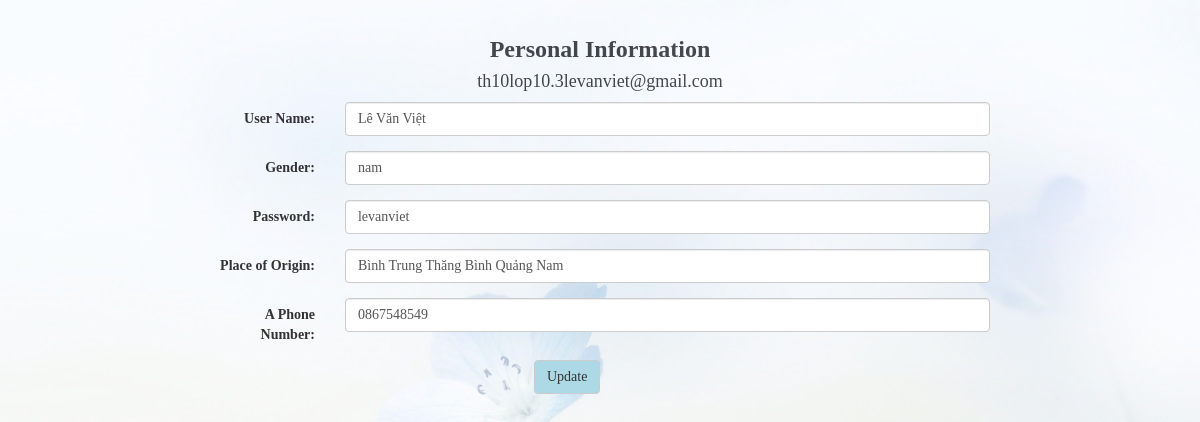
The app's page /PHP/users/update_info.php (signed in), older data.
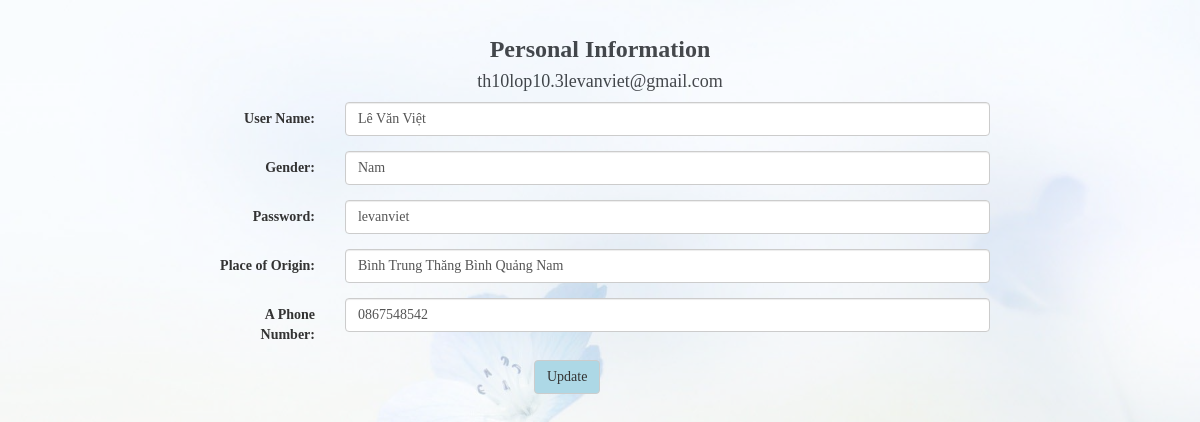
The same page, newer data.
### tables this page shows
CREATE TABLE `users` (
  `Email` varchar(50) NOT NULL,
  `UserName` varchar(100) DEFAULT NULL,
  `Gender` varchar(50) DEFAULT NULL,
  `Passwords` varchar(100) DEFAULT NULL,
  `Place_of_origin` varchar(200) DEFAULT NULL,
  `A_phone_number` varchar(50) DEFAULT NULL,
  `Users_status` varchar(50) NOT NULL
);

### PHP/libs/helper.php (called while the page is built, shortened)
<?php
class Database
{
    private static $dsn = 'mysql:host=localhost;dbname=quan_ly_thu_vien';
    private static $username = "root";
    private static $password = "";
    private static $con = null;
    public static function db_connect()
    {
        try {
            if (is_null(self::$con)) {
                self::$con = new PDO(self::$dsn, self::$username, self::$password);
                self::$con->setAttribute(PDO::ATTR_ERRMODE, PDO::ERRMODE_WARNING);
            }
        } catch (PDOException $e) {
            $error_message = $e->getMessage();
            include_once '../errors/database_error.php';
        }
    }
    public static function db_disconnect()
    {
        if (!is_null(self::$con)) {
            self::$con = null;
        }
    }
    public static function db_get_list($sql = '')
    {
        if (!is_null(self::$con)) {
            $result = self::$con->prepare($sql);
            $result->execute();
            if ($result->rowCount() > 0) {
                $rows = $result->fetchAll();
                return $rows;
            }
        }
        return false;
    }
}

### PHP/users/update_info.php (the view, shortened to what this page needs)
<?php
include('../libs/helper.php');
?>
<!DOCTYPE html>
<html lang="en">
<head>
    <link rel="stylesheet" href="https://cdnjs.cloudflare.com/ajax/libs/font-awesome/6.4.2/css/all.min.css">
    <link rel="stylesheet" href="https://maxcdn.bootstrapcdn.com/bootstrap/3.4.1/css/bootstrap.min.css">
    <link rel="stylesheet" href="../../CSS/update_infor.css">
</head>
<body>
    <?php
    $email = $_SESSION['email'];
    $sql_select_info_users = "SELECT * FROM users where Email = '$email'";
    if (Database::db_execute($sql_select_info_users)) {
        $info_users = Database::db_get_list($sql_select_info_users);
        foreach ($info_users as $user) {
            $username = $user["UserName"];
            $gender = $user["Gender"];
            $password = $user["Passwords"];
            $place_of_origin = $user["Place_of_origin"];
            $a_phone_number = $user["A_phone_number"];
        }
    }
    ?>
    <div class="update">
        <div id="update">
            <div class="title">
                <h3><b>Personal Information</b></h3>
                <h4><?php echo $email ?></h4>
            </div>
            <div>
                <form class="form-horizontal" action="" method="post">
                    <div class="form-group">
                        <label class="control-label col-sm-2" for="email">User Name:</label>
                        <div class="col-sm-10">
                            <input type="text" class="form-control" value="<?php echo $username ?>" name="username" required>
                        </div>
                    </div>
                    <div class="form-group">
                        <label class="control-label col-sm-2" for="email">Gender:</label>
                        <div class="col-sm-10">
                            <input type="text" class="form-control" value="<?php echo $gender ?>" name="gender" required>
                        </div>
                    </div>
                    <div class="form-group">
                        <label class="control-label col-sm-2" for="pwd">Password:</label>
                        <div class="col-sm-10">
                            <input type="text" class="form-control" value="<?php echo $password ?>" name="password" required>
                        </div>
                    </div>
                    <div class="form-group">
                        <label class="control-label col-sm-2" for="email">Place of Origin:</label>
                        <div class="col-sm-10">
                            <input type="text" class="form-control" value="<?php echo $place_of_origin ?>" name="place_of_origin" required>
                        </div>
                    </div>
                    <div class="form-group">
                        <label class="control-label col-sm-2" for="email">A Phone Number:</label>
                        <div class="col-sm-10">
                            <input type="text" class="form-control" value="<?php echo $a_phone_number ?>" name="a_phone_number" required>
                        </div>
                    </div>
                    <div class="form-group">
                        <div id="btn" class="col-sm-offset-2 col-sm-10">
                            <button type="submit" class="btn btn-default">Update</button>
                        </div>
                    </div>
                </form>
            </div>
        </div>
    </div>
</body>
</html>

Row changes from the older to the newer data that the page shows:
changed users "Lê Văn Việt": gender "nam" → "Nam"; a_phone_number "0867548549" → "0867548542"
